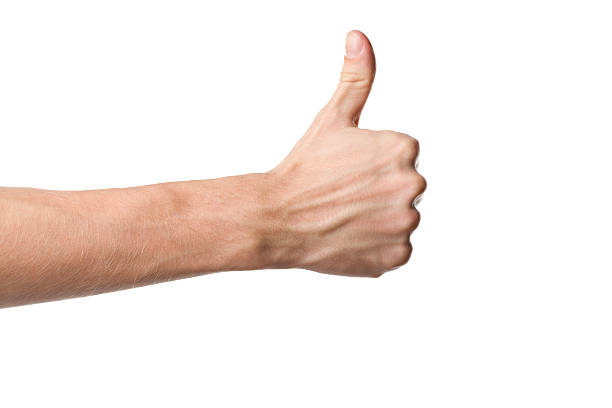
#> input picture Jupyter notebooks/thumb_image.jpg, 612 x 408 px
$ jupyter execute Perimeter_thumb_image.ipynb
#> lines starting #> are read from the running program, lines starting #| are printed output that depends on the picture; after the words box and inside, x2 and y2 are one past the last pixel; in counts of white or black regions, pixels touching at a corner belong together
[cell 1]
#ref:https://stackoverflow.com/questions/45095734/python-finding-contours-of-different-colors-on-an-image
import numpy as np
import cv2

im = cv2.imread('thumb_image.jpg')
#> im is the input picture: shape (408, 612, 3); mean B, G, R 230.3, 235.1, 245

imgray = cv2.cvtColor(im,cv2.COLOR_BGR2GRAY)
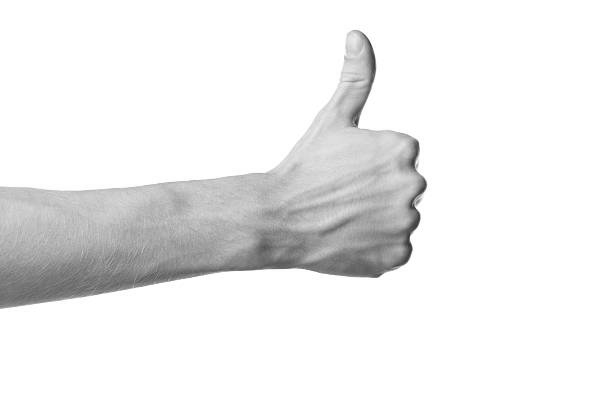
#> imgray: shape (408, 612); min 37, max 255, mean 237.5
ret,thresh = cv2.threshold(imgray,200,255,0)
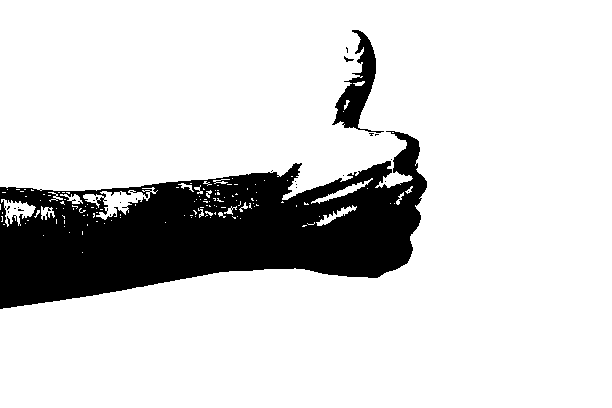
#> thresh: shape (408, 612); 83.4% white; 23 black regions (20 under 20 px), largest, box (x1, y1, x2, y2) and area: (0, 131, 427, 309) 39604, (332, 30, 384, 133) 1844, (344, 56, 354, 62) 25
ret, thresh2 = cv2.threshold(imgray,130,255,0)
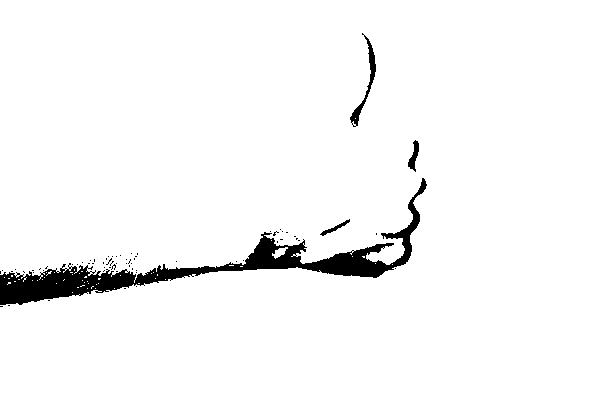
#> thresh2: shape (408, 612); 96.6% white; 67 black regions (63 under 20 px)
contours, hierarchy = cv2.findContours(thresh,cv2.RETR_TREE,cv2.CHAIN_APPROX_SIMPLE)
#> contours = 175 contours, 162 with area under 20; largest, box (x1, y1, x2, y2) and area: (0, 0, 612, 408) 205604, (331, 29, 385, 134) 2086, (83, 187, 158, 220) 726, (1, 199, 36, 227) 386, (311, 178, 373, 204) 242
contours2, hierarchy2 = cv2.findContours(thresh2,cv2.RETR_TREE,cv2.CHAIN_APPROX_SIMPLE)
#> contours2 = 163 contours, 158 with area under 20; largest, box (x1, y1, x2, y2) and area: (0, 0, 612, 408) 240073, (349, 34, 377, 127) 511, (407, 139, 420, 173) 199, (319, 218, 351, 237) 142, (272, 247, 288, 259) 73

cv2.drawContours(im,contours,-1,(0,0,255),1)
cv2.drawContours(im,contours2,-1,(0,255,0),1)
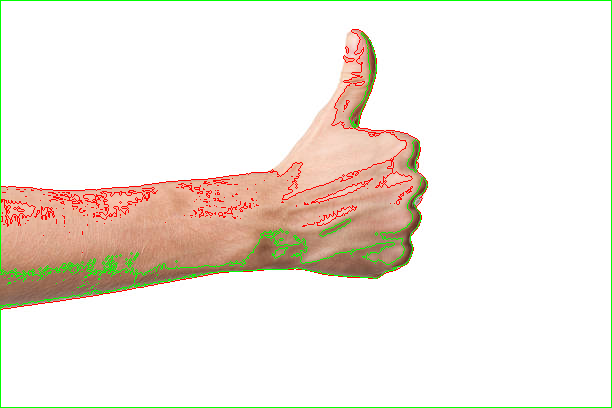
#> im: shape (408, 612, 3); mean B, G, R 224.9, 233.6, 241.6

#(B,G,R)

cv2.imshow('image',im)
cv2.waitKey(0)
cv2.destroyAllWindows()
